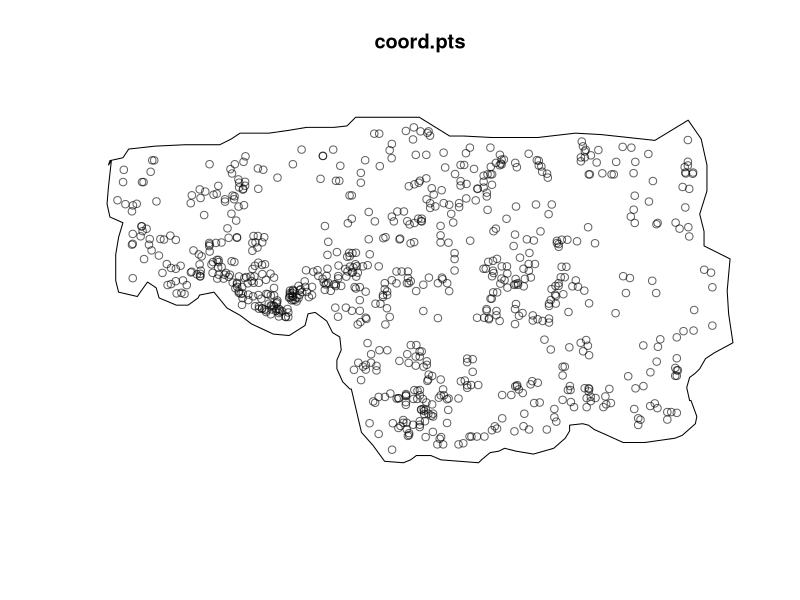
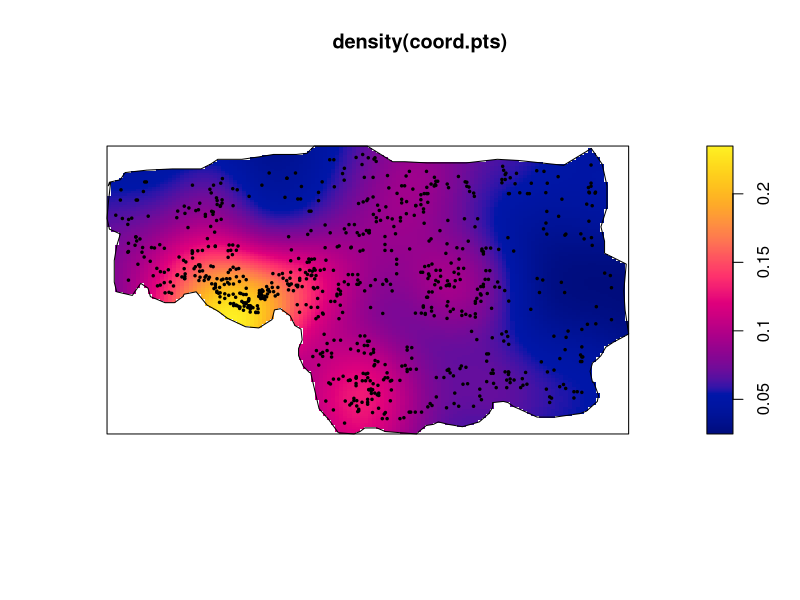
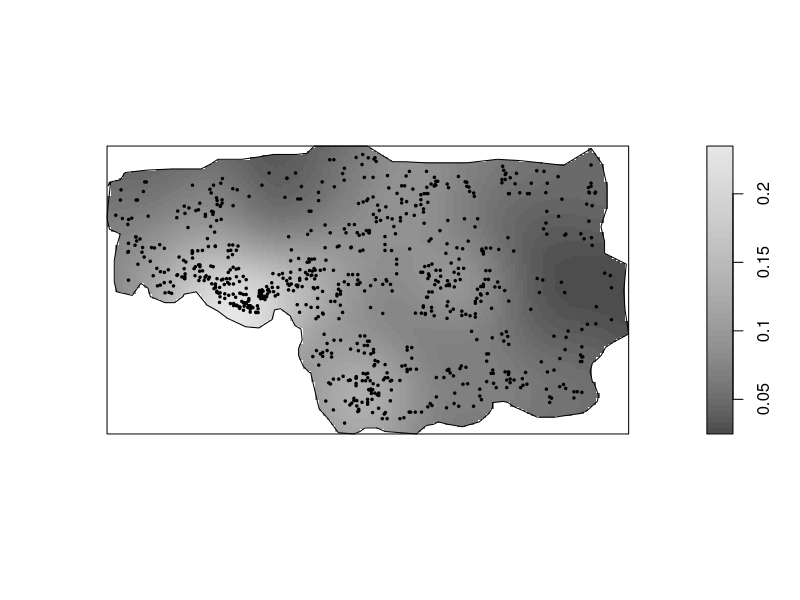
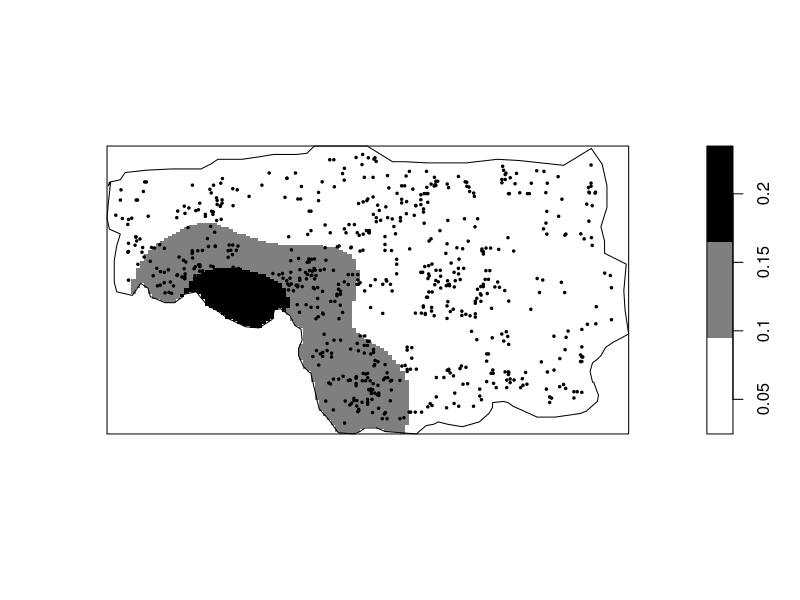
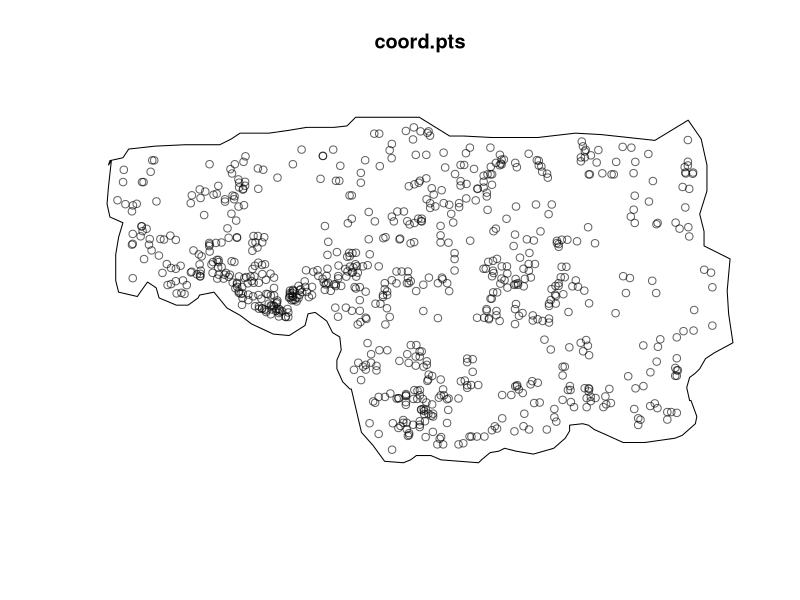
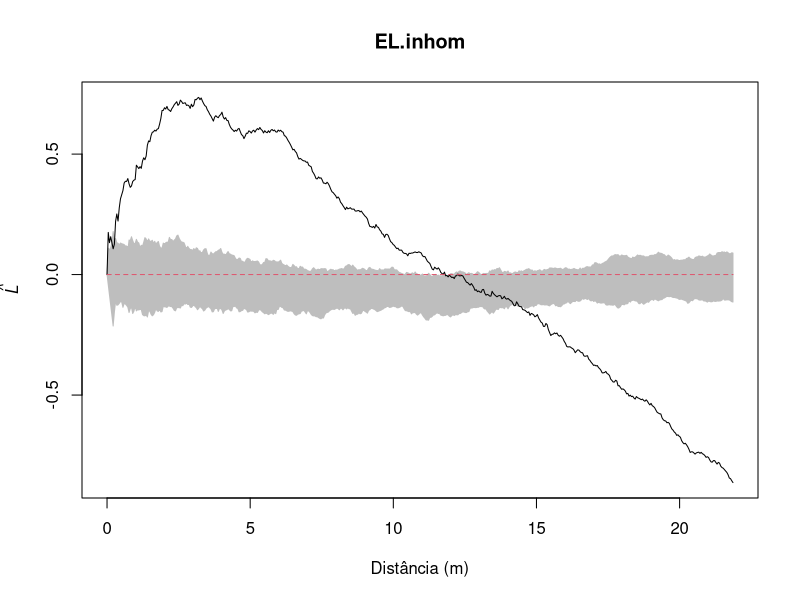
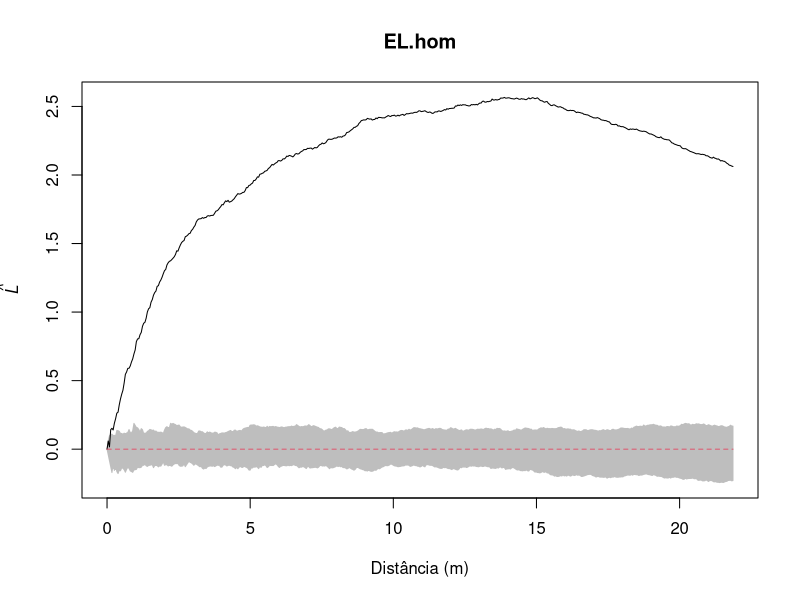
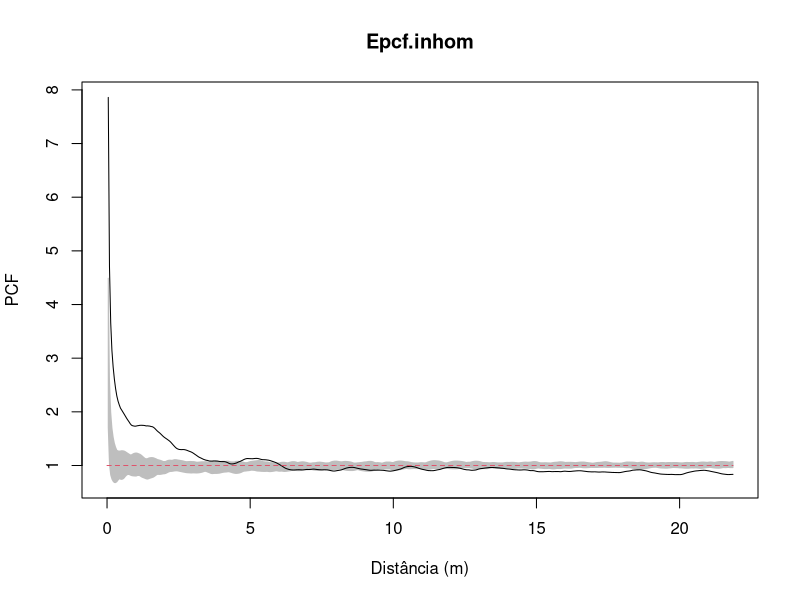

Write R code to recreate these figures, in order.

#ANÁLISE DE PROCESSOS PONTUAIS ESPACIAIS


#O que é um processo pontual?

# --> Eventos que ocorrem em um espaço, que podem ser representados 
#na forma de pontos

#Exemplos: arvores em uma floresta, diferentes indivíduos de espécies
#arbóreas, árvores mortas, árvores recrutadas.

#Objetivo: a investigação de padrões espacias de segunda ordem.

#Primeira ordem x Segunda ordem.



install.packages("spatstat")

library(spatstat)

# Coordenadas espacias
coord<-read.table("xylopia_brasiliensis_spatial_distribution.csv",
                  header=T, sep=";", dec=",")
head(coord)
#O poligono
poli<-read.table("polygon_boundary.txt",
                 header=T, sep=" ", dec=".")

head(poli)


#Define o poligono da  área estudada
w <- owin(poly=list(x=poli$X1,y=poli$X2)) 
w

#Definir coordenadas espaciais no formato específico do spatstat
coord.pts<-ppp(coord$x,coord$y, window=w)
coord.pts


plot(coord.pts)

plot(density(coord.pts))


plot(w, add=T)
points(coord.pts, pch=20, cex=.5, col="black")

plot(density(coord.pts), main="", 
     col=gray.colors(50))
plot(w, add=T)
points(coord.pts, pch=20, cex=.5, col="black")



norm_palette <- colorRampPalette(c("white","black"))
pal_trans <- norm_palette(3)

plot(density(coord.pts), main="", col=pal_trans)
plot(w, add=T)
points(coord.pts, pch=20, cex=.5, col="black")



###Testar a hipotese nula de que 
#o processo pontual é homogeneo - sem tendencia espacial de primeira ordem
#to test the null hypothesis that the point
#process is a homogeneous Poisson process, against the alternative that it is
#an inhomogeneous Poisson process with intensity of the form


#Distribuicao completamente homogenea na area
plot(coord.pts)
fit.coord.pts.0 <- ppm(coord.pts~1, Poisson())

#Poisson process with intensity 
#loglinear in x coordinate

fit.coord.pts.1 <- ppm(coord.pts~x, Poisson()) 


anova.ppm(fit.coord.pts.0, 
           fit.coord.pts.1, test="Chisq")


mod0 <- ppm(swedishpines ~1)
modx <- ppm(swedishpines ~x)
anova(mod0, modx, test="Chi")
##FUNCAO K DE RIPLEY

#Se não existir tendência espacial de primeira ordem,
#usar Lest.
#Se existir tendência espacial de primeira ordem, 
#usar Linhom

EL.inhom <- envelope(coord.pts, 
                     Linhom, nsim=99, 
                     correction="best")

plot(EL.inhom, . - r ~ r, 
     ylab=expression(hat("L")), legend=F,
     xlab="Distância (m)")



EL.hom <- envelope(coord.pts, Lest, nsim=99, correction="best")
plot(EL.hom, . - r ~ r, ylab=expression(hat("L")), legend=F,
     xlab="Distância (m)")



###PAIR CORRELATION FUNCTION

###Semelhante ao O-ring statistics

Epcf.inhom <- envelope(coord.pts, pcfinhom,
                       nsim=99, correction="best")
plot(Epcf.inhom, ylab="PCF", legend=F,
     xlab="Distância (m)")
